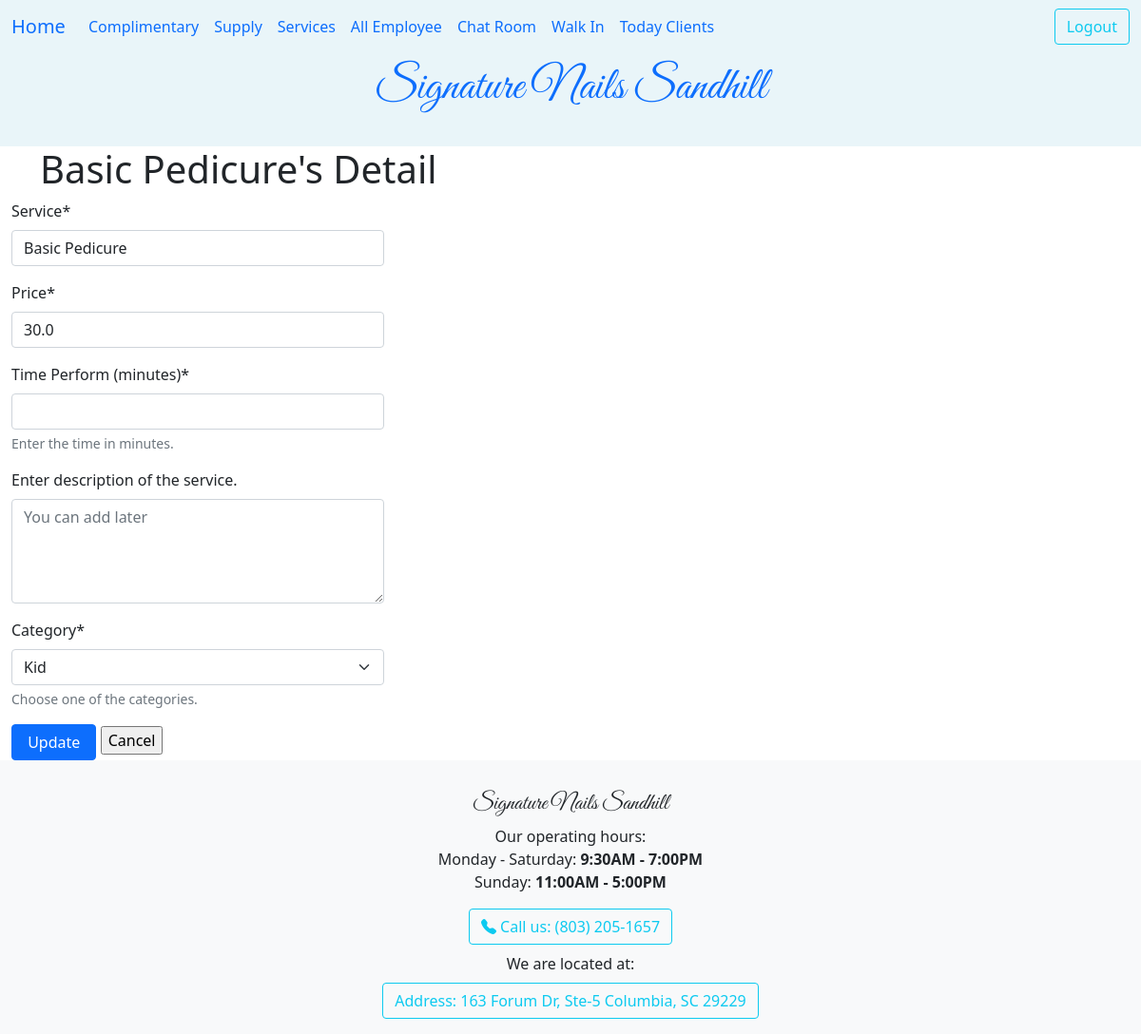
Page /ledger/services/detail/5/ (signed in) on the committed database.
### ledger/models.py (models this page shows, shortened)
class Service(models.Model):
    class Category(models.TextChoices):
        baby = "Baby"
        kid = "Kid"
        nail = "Nail Enhancement"
        mani = "Manicure"
        eyelash = "Eyelash Extensions"
        pedi = "Pedicure"
        wax = "Wax"
        yfix = "YFix"
    service = models.CharField(max_length=30)
    price = models.FloatField(validators=[MinValueValidator(0.0)])
    time_perform = models.DurationField(default=timezone.timedelta(minutes=45))
    description = models.CharField(max_length=800, null=True, blank=True)
    owner = models.ForeignKey(settings.AUTH_USER_MODEL, on_delete=models.CASCADE)
    category = models.CharField(choices=Category.choices, max_length=20, default=Category.nail, help_text="Choose one of the categories.")
    stripe_product_id = models.CharField(max_length=100, null=True, blank=True)
    def __str__(self) -> str:
        return self.service
    class Meta:
        unique_together = ('service','price')
        ordering = ['category']

### ledger/views.py (the view, shortened to what this page needs)
# urls.py: path('ledger/services/detail/<int:pk>/', views.ServiceDetail.as_view(), name="service_detail"),
class ServiceDetail(LoginRequiredMixin, View):
    template = "ledger/service_detail.html"
    def get(self, request, pk):
        service = get_object_or_404(Service, id=pk)
        form = ServiceForm(instance=service)
        context = {'service': service,
                   'form': form}
        return render(request, self.template, context)

### ledger/forms.py (shortened to what this page needs)
class ServiceForm(forms.ModelForm):
    class Meta:
        model = Service
        fields = ['service','price','time_perform','description','category']
    time_perform = forms.IntegerField(
        label="Time Perform (minutes)",
        min_value=10,
        help_text="Enter the time in minutes."
    )
    description = forms.CharField(widget=forms.Textarea(
                        attrs={'placeholder': 'You can add later',
                               'rows': 4,
                               'cols': 50}),
                        label="Enter description of the service.",
                        required=False,
                        )

### ledger/templates/ledger/service_detail.html (shortened to what this page needs)
{% extends 'base.html' %}
{% load crispy_forms_tags %}
{% load crispy_forms_filters %}
{% block nutChinh %}
<a class="nav-link" href="#"></a>
{% endblock nutChinh %}
{% block heading %}
<h1 class="title">{{ service }}'s Detail</h1>
{% endblock heading %}
{% block content %}
<form action="" method="post">
    <div class="form-group col-md-4">
    {{ form | crispy }}
    </div>
    <input type="submit" value=" Update " class="btn btn-primary">
    <input type="submit" onclick="window.location='{% url 'ledger:services' %}'; return false; " value="Cancel">
</form>
{% endblock content %}

### rows in the picture
Service: service "Basic Pedicure", price "30.0", category "Kid"
